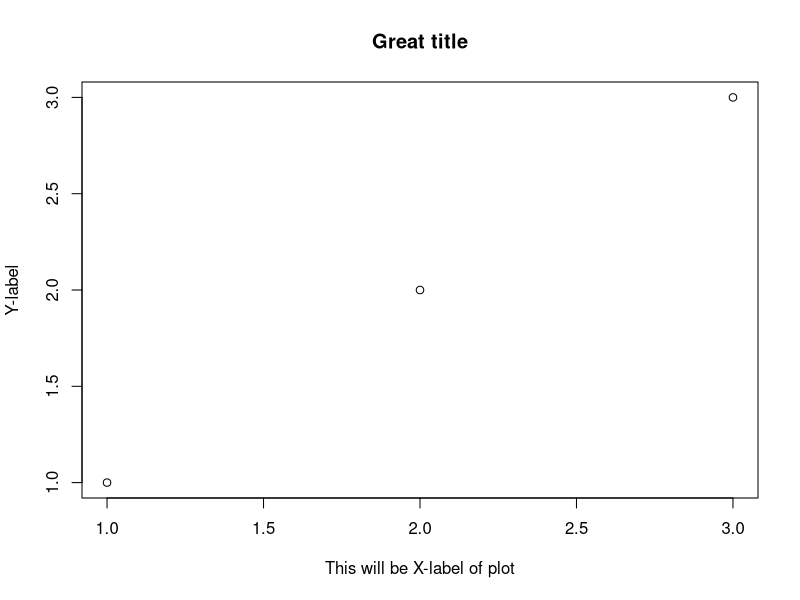

This chart was generated by the following R code:
## ---- chunk 1
#| echo: false
#library(ggplot2)
#library(bsplus)
library(optparse)
## ---- chunk 2
function_name <- function(param1, param2 = "Lucy"){
  if (param2 == "Lucy") {
    output <- paste("Lucy in the sky with ",param1,"\n",sep="")}
  else {
    output <- paste(param1," in the ocean with ",param2,"\n",sep="")}
  return(cat(output))
}
## ---- chunk 3
for (i in c("Tom","Mary","Mahesh","Henrik")){
  function_name(param1=i,param2="Brad")
  function_name(param1=i,param2="Lucy")
}
## ---- chunk 4
my_plot <- function(...){
  plot(c(1,2,3),c(1,2,3),...)
}

my_plot(main="Great title", xlab = "This will be X-label of plot", ylab="Y-label")
